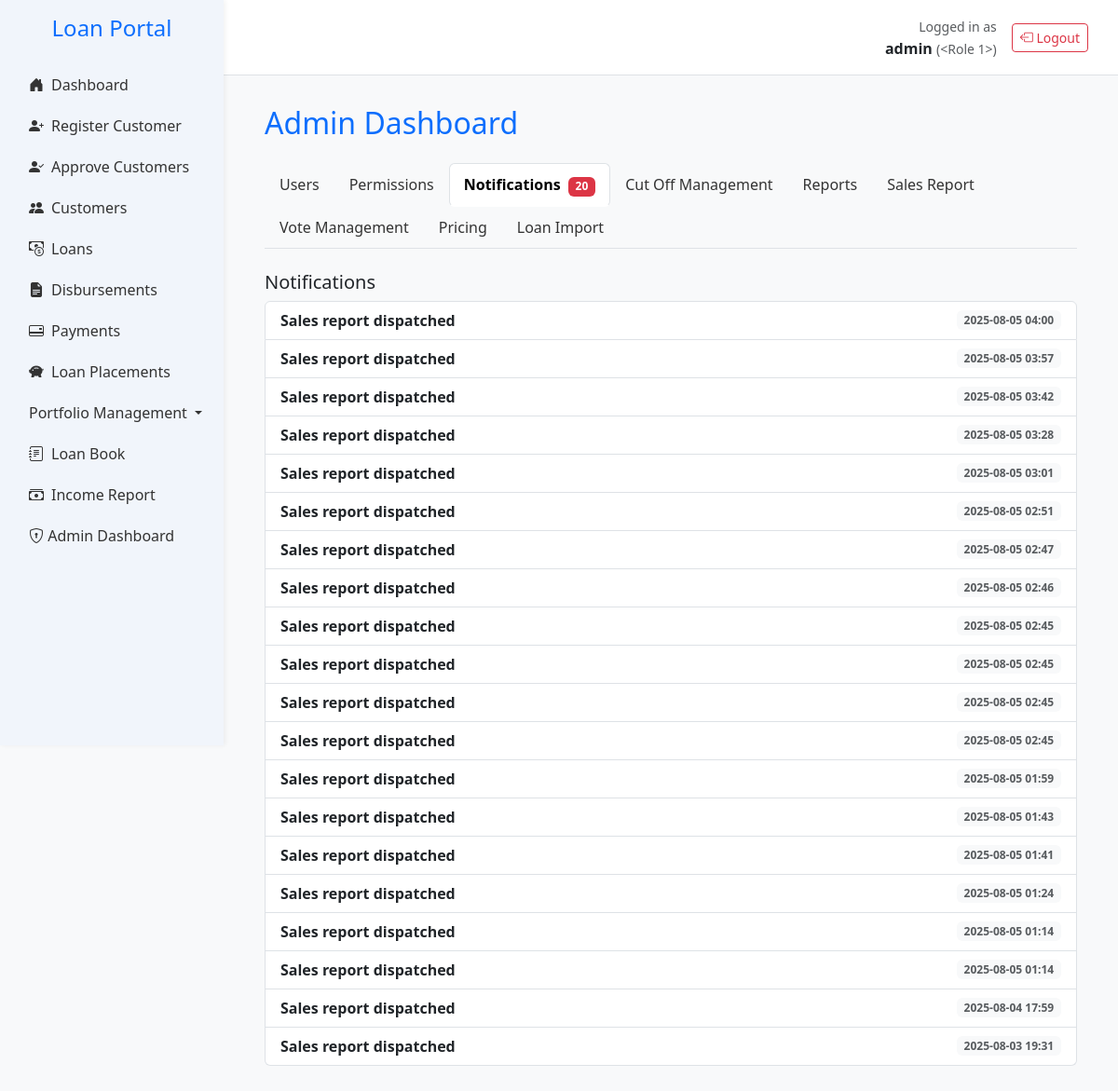
The app's page /admin/notifications (signed in), older data.
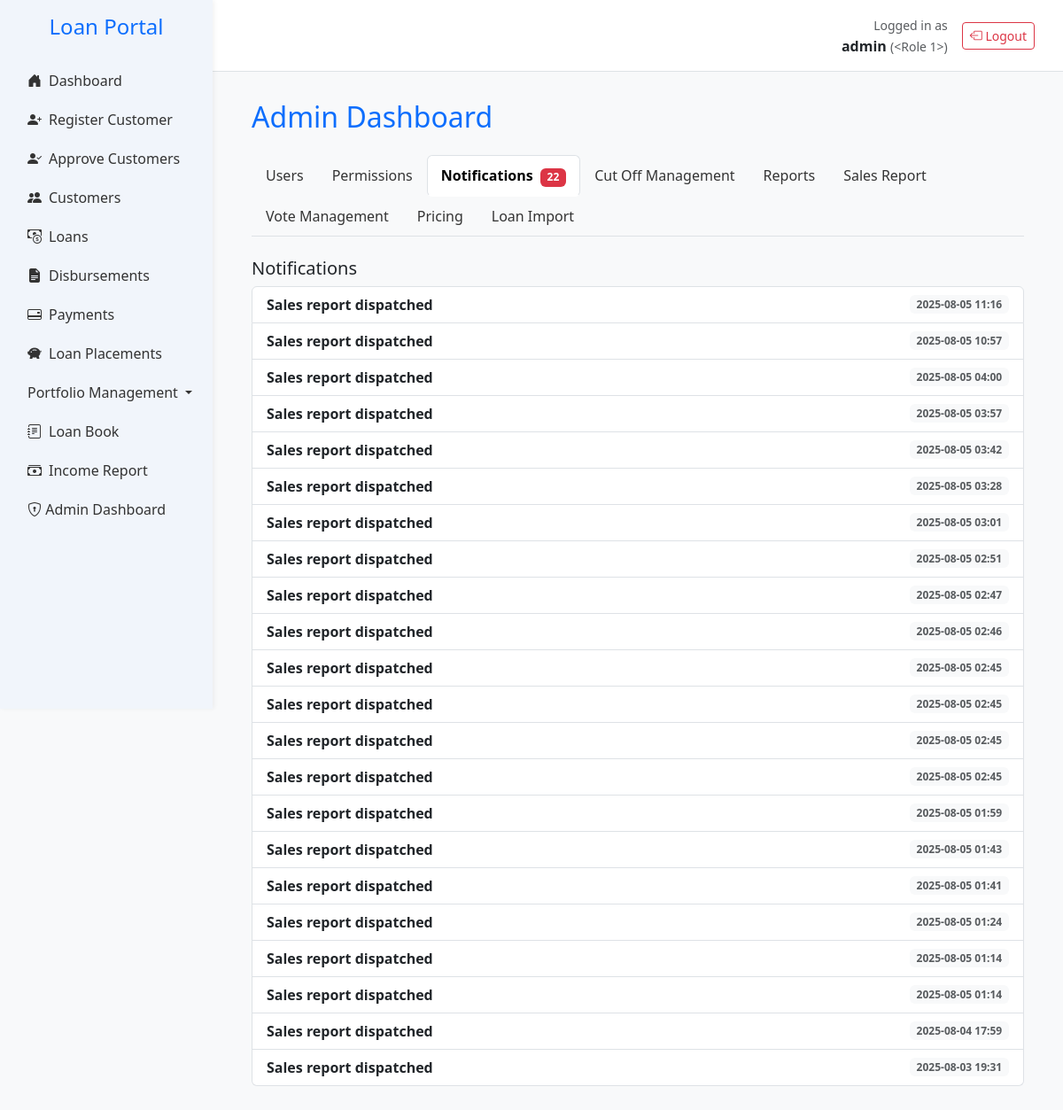
The same page, newer data.
### app.py (models this page shows, shortened)
class User(db.Model, UserMixin):
    __tablename__ = 'users'
    id = db.Column(db.Integer, primary_key=True)
    username = db.Column(db.String(100), unique=True)  # ✅
    password_hash = db.Column(db.String(512), nullable=False)  # ✅
    email = db.Column(db.String(150), nullable=False)  # ✅
    active = db.Column(db.Boolean, default=True, nullable=False)  # ✅
    role_id = db.Column(db.Integer, db.ForeignKey('roles.id', name='fk_users_role_id'))
    role = db.relationship('Role', backref='users')
    __table_args__ = (
        db.UniqueConstraint('username', name='uq_users_username'),
        db.UniqueConstraint('email', name='uq_users_email'),
    )

class Notification(db.Model):
    __tablename__ = 'notifications'
    id = db.Column(db.Integer, primary_key=True)
    recipient_id = db.Column(db.Integer, db.ForeignKey('users.id'), nullable=True)  # Null = global
    recipient = db.relationship('User', backref='notifications')
    email_recipients = db.Column(db.Text, nullable=True)  # Comma-separated email addresses
    email_subject = db.Column(db.String(200))
    email_content = db.Column(db.Text)
    email_sent = db.Column(db.Boolean, default=False)
    sent_at = db.Column(db.DateTime)
    message = db.Column(db.Text, nullable=False)
    type = db.Column(db.String(50), default='info')
    is_read = db.Column(db.Boolean, default=False)
    timestamp = db.Column(db.DateTime, default=datetime.utcnow)

### app.py (the view, shortened to what this page needs)
@app.route('/admin/notifications')
@login_required
@role_required('admin')
def admin_notifications():
    duplicate_disbursements = (
        db.session.query(
            Customer.national_id,
            Customer.file_number,
            func.count(LoanApplication.id).label('disbursed_count')
        )
        .join(LoanApplication, LoanApplication.customer_id == Customer.id)
        .filter(LoanApplication.disbursement_date != None)
        .group_by(Customer.national_id, Customer.file_number)
        .having(func.count(LoanApplication.id) > 1)
        .all()
    )
    duplicate_payments = (
        db.session.query(
            LoanApplication.loan_number,
            extract('year', Payment.created_at).label('year'),
            extract('month', Payment.created_at).label('month'),
            func.count(Payment.id).label('payment_count')
        )
        .join(Payment, Payment.loan_id == LoanApplication.id)
        .group_by(LoanApplication.loan_number, 'year', 'month')
        .having(func.count(Payment.id) > 1)
        .all()
    )
    for np in duplicate_payments:
        msg = f"Payment processed more than once for Loan Number: {np.loan_number} in {int(np.month)}/{int(np.year)} ({np.payment_count} times)"
        exists = Notification.query.filter_by(message=msg).first()
        if not exists:
            db.session.add(Notification(message=msg, recipient_id=None, type='warning'))
    db.session.commit()
    notifications = Notification.query.filter(
        Notification.recipient_id == None  # Only global
    ).order_by(Notification.timestamp.desc()).all()
    notifications = Notification.query.filter(
            Notification.recipient_id == None,
            Notification.is_read.is_(False)
        ).order_by(Notification.timestamp.desc())
    unread_count = Notification.query.filter_by(recipient_id=None, is_read=False).count()
    return render_template(
    'admin_dashboard.html',
    section='notifications',
    notifications=notifications,
    unread_count=unread_count
    )

### app.py (called while the page is built)
def role_required(*roles):
    def decorator(f):
        @wraps(f)
        def wrapper(*args, **kwargs):
            if not current_user.is_authenticated:
                flash("Please log in to access this page.", "warning")
                return redirect(url_for("login"))
            print(f"🔍 Current user: {current_user.username}, Role: {current_user.role.name}")
            if current_user.role.name not in roles:
                flash("You do not have permission to access this page.", "danger")
                return redirect(url_for("home"))
            return f(*args, **kwargs)
        return wrapper
    return decorator

@login_manager.user_loader
def load_user(user_id):
    return User.query.get(int(user_id))

@app.context_processor
def inject_notifications():
    if current_user.is_authenticated:
        unread = Notification.query.filter_by(recipient_id=current_user.id, is_read=False).order_by(Notification.timestamp.desc()).all()
        return {'unread_notifications': unread}
    return {}

### templates/admin_dashboard.html (shortened to what this page needs)
{% extends "base.html" %}
{% block content %}
<div class="container-fluid">
    <h2 class="mb-4 text-primary">Admin Dashboard</h2>
    <ul class="nav nav-tabs mb-4" id="adminTabs" role="tablist">
        <li class="nav-item" role="presentation">
            <a class="nav-link {% if section == 'users' %}active{% endif %}" href="{{ url_for('admin_users') }}">Users</a>
        </li>
        <li class="nav-item" role="presentation">
            <a class="nav-link {% if section == 'permissions' %}active{% endif %}" href="{{ url_for('admin_permissions') }}">Permissions</a>
        </li>
        <li class="nav-item" role="presentation">
            <a class="nav-link {% if section == 'notifications' %}active{% endif %}" href="{{ url_for('admin_notifications') }}">
                Notifications
                {% if unread_count and unread_count > 0 %}
                    <span class="badge bg-danger ms-1">{{ unread_count }}</span>
                {% endif %}
            </a>
        </li>
        <li class="nav-item" role="presentation">
            <a class="nav-link {% if section == 'cutoff_dates' %}active{% endif %}" href="{{ url_for('admin_dashboard', section='cutoff_dates') }}">Cut Off Management</a>
        </li>
        <li class="nav-item" role="presentation">
            <a class="nav-link {% if section == 'reports' %}active{% endif %}" href="{{ url_for('admin_reports') }}">Reports</a>
        </li>
        <li class="nav-item" role="presentation">
            <a class="nav-link {% if section == 'sales_report' %}active{% endif %}" href="{{ url_for('admin_dashboard', section='sales_report') }}">
                Sales Report
            </a>
        </li>
        <li class="nav-item" role="presentation">
            <a class="nav-link {% if section == 'votes' %}active{% endif %}" href="{{ url_for('admin_votes') }}">Vote Management</a>
        </li>
        <li class="nav-item" role="presentation">
            <a class="nav-link {% if section == 'pricing' %}active{% endif %}" href="{{ url_for('admin_pricing') }}">Pricing</a>
        </li>
        <li class="nav-item" role="presentation">
            <a class="nav-link {% if section == 'batch_import' %}active{% endif %}" href="{{ url_for('batch_import_loans') }}">
                Loan Import
            </a>
        </li>
    </ul>
    {% if section == 'users' %}
        <h5 class="mb-3">Create New User</h5>
        <form action="{{ url_for('create_user') }}" method="POST" class="row g-3 mb-4">
            <div class="col-md-3">
                <input type="text" name="username" class="form-control" placeholder="Username" required>
            </div>
            <div class="col-md-3">
                <input type="email" name="email" class="form-control" placeholder="Email" required>
            </div>
            <div class="col-md-2">
                <input type="password" name="password" class="form-control" placeholder="Password" required>
            </div>
            <div class="col-md-2">
                <select name="role_id" class="form-select" required>
                    <option value="">Select Role</option>
                    {% for role in roles %}
                        <option value="{{ role.id }}">{{ role.name|title }}</option>
                    {% endfor %}
                </select>
            </div>
            <div class="col-md-2">
                <button type="submit" class="btn btn-primary w-100">Create</button>
            </div>
        </form>
        <h5>Existing Users</h5>
        <div class="table-responsive">
            <table class="table table-bordered align-middle">
                <thead class="table-light">
                    <tr>
                        <th>Username</th>
                        <th>Email</th>
                        <th>Role</th>
                        <th>Status</th>
                        <th class="text-center">Actions</th>
                    </tr>
                </thead>
                <tbody>
                    {% for user in users %}
                        <tr>
                            <td>{{ user.username }}</td>
                            <td>{{ user.email }}</td>
                            <td>
                                <form action="{{ url_for('update_user_role') }}" method="POST" class="d-flex">
                                    <input type="hidden" name="user_id" value="{{ user.id }}">
                                    <select name="role" class="form-select form-select-sm me-2" required>
                                        {% for role in roles %}
                                            <option value="{{ role.id }}" {% if user.role.id == role.id %}selected{% endif %}>{{ role.name|title }}</option>
                                        {% endfor %}
                                    </select>
                                    <button type="submit" class="btn btn-sm btn-outline-primary">Update</button>
                                </form>
                            </td>
                            <td>
                                <form action="{{ url_for('toggle_user_status') }}" method="POST">
                                    <input type="hidden" name="user_id" value="{{ user.id }}">
                                    <button type="submit" class="btn btn-sm {% if user.active %}btn-success{% else %}btn-secondary{% endif %}">
                                        {{ 'Active' if user.active else 'Inactive' }}
                                    </button>
                                </form>
                            </td>
                        </tr>
                    {% endfor %}
                </tbody>
            </table>
        </div>
    {% elif section == 'notifications' %}
        <h5>Notifications</h5>
        {% if notifications %}
            <ul class="list-group">
                {% for note in notifications %}
                    <li class="list-group-item d-flex justify-content-between align-items-center {% if not note.is_read %}fw-bold{% endif %}">
                        <a href="{{ url_for('mark_notification_read', notification_id=note.id) }}"
                        class="stretched-link text-decoration-none text-reset">
                            {{ note.message }}
                        </a>
                        <span class="badge bg-light text-muted ms-3">
                            {{ note.timestamp.strftime('%Y-%m-%d %H:%M') }}
                        </span>
                    </li>
                {% endfor %}
            </ul>
        {% else %}
            <p class="text-muted">No notifications at this time.</p>
        {% endif %}
    {% endif %}
</div>
{% endblock %}

### templates/base.html (shortened to what this page needs)
<!DOCTYPE html>
<html lang="en">
<head>
    <link href="https://cdn.jsdelivr.net/npm/bootstrap@5.3.0/dist/css/bootstrap.min.css" rel="stylesheet">
    <link href="https://cdn.jsdelivr.net/npm/bootstrap-icons@1.10.5/font/bootstrap-icons.css" rel="stylesheet">
    <link href="https://cdn.jsdelivr.net/npm/bootstrap-icons@1.10.0/font/bootstrap-icons.css" rel="stylesheet">
</head>
<body>
    <div class="sidebar">
        <h4 class="text-center text-primary mb-4">Loan Portal</h4>
        <ul class="nav flex-column px-3">
            <li class="nav-item">
                <a class="nav-link {% if request.endpoint == 'home' %}active{% endif %}" href="{{ url_for('home') }}">
                    <i class="bi bi-house-door-fill me-2"></i>Dashboard
                </a>
            </li>
            <li class="nav-item">
                <a class="nav-link {% if request.endpoint == 'register_customer_debug' %}active{% endif %}" href="{{ url_for('register_customer_debug') }}">
                    <i class="bi bi-person-plus-fill me-2"></i>Register Customer
                </a>
                </li>
            <li class="nav-item">
            <a class="nav-link {% if request.endpoint == 'approve_customers' %}active{% endif %}" href="{{ url_for('approve_customers') }}">
                <i class="bi bi-person-check-fill me-2"></i>Approve Customers
            </a>
            </li>
            <li class="nav-item">
                <a class="nav-link {% if request.endpoint == 'customers' %}active{% endif %}" href="{{ url_for('customers') }}">
                    <i class="bi bi-people-fill me-2"></i>Customers
                </a>
            </li>
            <li class="nav-item">
                <a class="nav-link {% if request.endpoint == 'view_loans' %}active{% endif %}" href="{{ url_for('view_loans') }}">
                    <i class="bi bi-cash-coin me-2"></i>Loans
                </a>
            </li>
            <li class="nav-item">
                <a class="nav-link {% if request.endpoint == 'disbursements' %}active{% endif %}" href="{{ url_for('disbursements') }}">
                    <i class="bi bi-file-earmark-text-fill me-2"></i>Disbursements
                </a>
            </li>
            <li class="nav-item">
                <a class="nav-link {% if request.endpoint == 'payments' %}active{% endif %}" href="{{ url_for('payments') }}">
                    <i class="bi bi-credit-card-2-back me-2"></i>Payments
                </a>
            </li>
            <li class="nav-item">
                <a class="nav-link {% if request.endpoint == 'view_placements' %}active{% endif %}" href="{{ url_for('view_placements') }}">
                    <i class="bi bi-piggy-bank-fill me-2"></i>Loan Placements
                </a>
            </li>
            <li class="nav-item dropdown {% if request.endpoint in ['view_arrears', 'par_trend', 'arrears_trend', arrears_waterfall] %}active{% endif %}">
            <a class="nav-link dropdown-toggle" href="#" id="portfolioDropdown" role="button" data-bs-toggle="dropdown" aria-expanded="false">
                Portfolio Management
            </a>
            </li>
            <li class="nav-item">
                <a class="nav-link {% if request.endpoint == 'loanbook' %}active{% endif %}" href="{{ url_for('loanbook') }}">
                    <i class="bi bi-journal-text me-2"></i>Loan Book
                </a>
            <li class="nav-item">
                <a class="nav-link {% if request.endpoint == 'income_report' %}active{% endif %}" href="{{ url_for('income_report') }}">
                    <i class="bi bi-cash-stack me-2"></i>Income Report
                </a>
            </li>
                {% if current_user.is_authenticated and current_user.role.name == 'admin' %}
                    <li class="nav-item">
                     <a class="nav-link" href="{{ url_for('admin_dashboard') }}">
                    <i class="bi bi-shield-lock"></i> Admin Dashboard
                </a>
            </li>
            {% endif %}
        </ul>
    </div>
    <div class="topbar d-flex justify-content-between align-items-center">
        {% if current_user.is_authenticated %}
        <div class="d-flex align-items-center">
            <div class="me-3 text-end">
                <small class="text-muted">Logged in as</small><br>
                <strong>{{ current_user.username }}</strong>
                <small class="text-muted">({{ current_user.role|title }})</small>
            </div>
            <a href="{{ url_for('logout') }}" class="btn btn-outline-danger btn-sm">
                <i class="bi bi-box-arrow-left"></i> Logout
            </a>
        </div>
        {% endif %}
    </div>
    <div class="main">
        {% block content %}{% endblock %}
    </div>
</body>
</html>

### templates/base.html (style rules this page uses)
:root { --main-blue: #007bff; --sidebar-bg: #f1f5fb; --sidebar-hover: #dbeafe; }
body { overflow-x: hidden; background-color: #f8f9fa; }
.sidebar { height: 100vh; position: fixed; width: 240px; background-color: var(--sidebar-bg); padding-top: 1rem; box-shadow: 2px 0 5px rgba(0, 0, 0, 0.05); }
.main { margin-left: 240px; padding: 2rem; }
.nav-link { color: #333; font-weight: 500; padding: 10px 15px; border-radius: 6px; transition: all 0.2s ease-in-out; }
.nav-link.active { background-color: var(--main-blue); color: white; font-weight: bold; }
.nav-link i { width: 20px; }
.topbar { background-color: white; margin-left: 240px; padding: 1rem 2rem; border-bottom: 1px solid #dee2e6; }

Row changes from the older to the newer data that the page shows:
added Notification: message "Sales report dispatched", timestamp "2025-08-05 11:16"
added Notification: message "Sales report dispatched", timestamp "2025-08-05 10:57"
Text that changed along with them:
{{ unread_count }}: "20" → "22"
